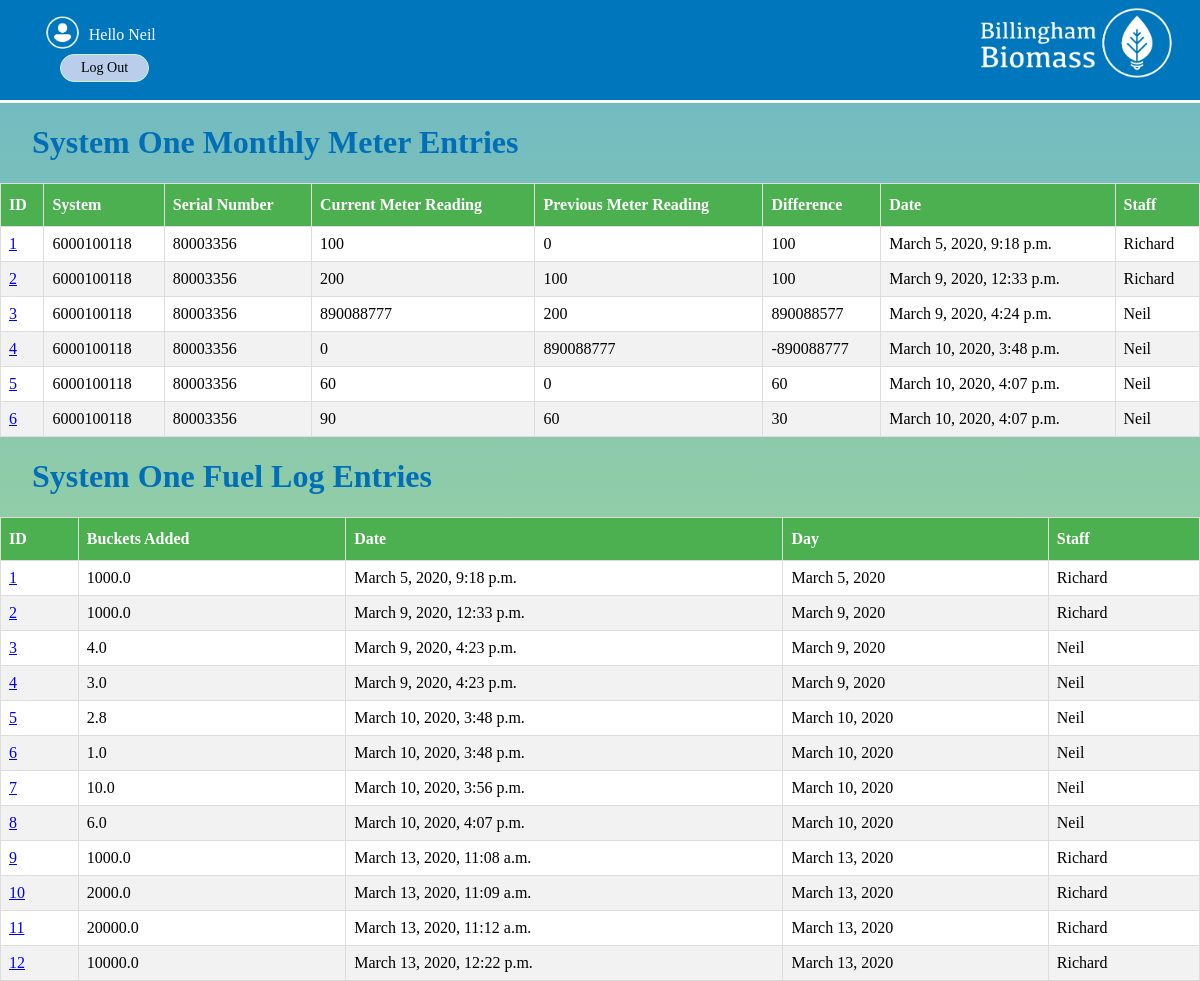
Page /systems/systemone (signed in) on the committed database.
### systems/models.py (models this page shows, shortened)
class monthlyMeterSystemOneMod(models.Model):
    system = models.CharField(max_length=50,default='6000100118')
    serial_number = models.CharField(max_length=50,default='80003356')
    current_meter_reading = models.IntegerField(default=0)
    previous_meter_reading = models.IntegerField(default=0)
    difference = models.IntegerField(null=True)
    notes = models.TextField(blank=True)
    date = models.DateTimeField(auto_now_add = True)
    day = models.DateField(auto_now_add = True)
    staff = models.ForeignKey(User,on_delete=models.CASCADE)

class FuelLogSystemOneMod(models.Model):
    buckets_added = models.DecimalField(max_digits=1000,decimal_places=1)
    date = models.DateTimeField(auto_now_add = True)
    day = models.DateField(auto_now_add = True)
    staff = models.ForeignKey(User,on_delete=models.CASCADE)
    thumb = models.ImageField(blank=True,null=True)

### systems/views.py (the view)
# urls.py: path('systemone',views.systemOne, name='systemone'),
@login_required(login_url="/accounts/login/")
def systemOne(request):
    entriesMonth = monthlyMeterSystemOneMod.objects.all().order_by('date')
    entriesFuel = FuelLogSystemOneMod.objects.all().order_by('date')
    return render(request,'systems/systemone.html',{'entriesMonth':entriesMonth,'entriesFuel':entriesFuel})

### systems/templates/systems/systemone.html
{% extends 'base_layout.html' %}
{% block content %}
<div class="monthly">
  <h1>System One Monthly Meter Entries</h1>
  <table>
    <thead>
    <th>ID</th>
    <th>System</th>
    <th>Serial Number</th>
    <th>Current Meter Reading</th>
    <th>Previous Meter Reading</th>
    <th>Difference</th>
    <th>Date</th>
    <th>Staff</th>
    </thead>
    <tbody>
  {% for entryMonth in entriesMonth %}
  <tr>
      <td><a href="{% url 'systems:idmonthlysystemone' id=entryMonth.id%}">{{entryMonth.id}}</a></td>
      <td>{{entryMonth.system}}</td>
      <td>{{entryMonth.serial_number}}</td>
      <td>{{entryMonth.current_meter_reading}}</td>
      <td>{{entryMonth.previous_meter_reading}}</td>
      <td>{{entryMonth.difference}}</td>
      <td>{{entryMonth.date}}</td>
      <td>{{entryMonth.staff}}</td>
      </tr>
    {% endfor %}
      </tbody>
    </table>
</div>
<div class="fuelLog">
  <h1>System One Fuel Log Entries</h1>
  <table>
    <thead>
    <th>ID</th>
    <th>Buckets Added</th>
    <th>Date</th>
    <th>Day</th>
    <th>Staff</th>
    </thead>
    <tbody>
  {% for entryFuel in entriesFuel %}
  <tr>
      <td><a href="{% url 'systems:idfuellogsystemone' id=entryFuel.id%}">{{entryFuel.id}}</a></td>
      <td>{{entryFuel.buckets_added}}</td>
      <td>{{entryFuel.date}}</td>
      <td>{{entryFuel.day}}</td>
      <td>{{entryFuel.staff}}</td>
      </tr>
    {% endfor %}
    </tbody>
</div>
{% endblock %}

### templates/base_layout.html (shortened to what this page needs)
{% load static from staticfiles %}
<!DOCTYPE html>
<html lang="en" dir="ltr">
  <head>
    <link rel="stylesheet" href="{% static 'styles.css'%}">
  </head>
  <body>
    <div class="head">
      <a href="{% url 'home' %}" ><img src="{% static 'Biomass.png' %}" class="logo" alt="Biomass-Logo" ></img></a>
    <nav class="navigation">
      <ul>
        {% if user.is_authenticated %}
        <li>
          <form class="logout-link" action="{% url 'accounts:logout' %}" method="post">
            <img class="loginimages" src="{%static 'User.png'%}" alt="user-img">
            Hello {{user}} <button type="submit"> Log Out </button>
          </form>
        </li>
        {% endif %}
      </ul>
    </nav>
</div>
    <div class="wrapper">
      {% block content %}
      {% endblock %}
    </div>
  </body>
</html>

### assets/styles.css (style rules this page uses)
* { font-family:"Kefa"; }
html { -webkit-tap-highlight-color:transparent; }
.head { background:rgb(0,118,188); height:100px; margin-top:-1em; border-bottom:3px solid white; }
.loginimages { height:2.5em; transform:translateY(30%); }
.monthly table , .fuelLog table { font-family: "Kefa"; border-collapse: collapse; width: 100%; background-color:white; }
.monthly td,th, .fuelLog td,th { border: 1px solid #ddd; padding: 8px; }
.monthly tr:nth-child(even), .fuelLog tr:nth-child(even) { background-color: #f2f2f2; }
.monthly th ,.fuelLog th { padding-top: 12px; padding-bottom: 12px; text-align: left; background-color: #4CAF50; color: white; }
@media only screen and (min-width: 751px) { .logo { position:block; z-index:2; float:right; top:0.5em; width:250px; height:auto; } }
@media only screen and (min-width: 751px) { .navigation li { position:block; z-index:1; float:left; list-style-type:none; bottom:3em; padding:0 2em 0 0; color:white; font-size:16px; } }
.navigation li button { border-radius:40px; color:white; padding: 5px 20px; text-align: center; text-decoration: none; display: block; font-size: 14px; margin: 10px 20px; transition-duration: 0.4s; cursor: pointer; }
.navigation li button { background-color:#bacdea; color: black; border: 1px solid #cff1d1; }
body { background:rgba(200,255,200,0.7) }
h1 { font-family: "Kefa"; color:#006fb7; margin-left:1em; }
html { height: 100%; }
body { background-image: linear-gradient(rgba(0, 111, 183, 0.5), rgba(142, 195, 60, 0.5)); height: 100%; margin: 0; background-repeat: no-repeat; background-attachment: fixed; }

### rows in the picture
monthlyMeterSystemOneMod: id "1", system "6000100118", serial_number "80003356", current_meter_reading "100", previous_meter_reading "0", difference "100", date "March 5, 2020, 9:18 p.m.", staff "Richard"
monthlyMeterSystemOneMod: id "2", system "6000100118", serial_number "80003356", current_meter_reading "200", previous_meter_reading "100", difference "100", date "March 9, 2020, 12:33 p.m.", staff "Richard"
monthlyMeterSystemOneMod: id "3", system "6000100118", serial_number "80003356", current_meter_reading "890088777", previous_meter_reading "200", difference "890088577", date "March 9, 2020, 4:24 p.m.", staff "Neil"
monthlyMeterSystemOneMod: id "4", system "6000100118", serial_number "80003356", current_meter_reading "0", previous_meter_reading "890088777", difference "-890088777", date "March 10, 2020, 3:48 p.m.", staff "Neil"
monthlyMeterSystemOneMod: id "5", system "6000100118", serial_number "80003356", current_meter_reading "60", previous_meter_reading "0", difference "60", date "March 10, 2020, 4:07 p.m.", staff "Neil"
monthlyMeterSystemOneMod: id "6", system "6000100118", serial_number "80003356", current_meter_reading "90", previous_meter_reading "60", difference "30", date "March 10, 2020, 4:07 p.m.", staff "Neil"
FuelLogSystemOneMod: id "1", buckets_added "1000.0", date "March 5, 2020, 9:18 p.m.", day "March 5, 2020", staff "Richard"
FuelLogSystemOneMod: id "2", buckets_added "1000.0", date "March 9, 2020, 12:33 p.m.", day "March 9, 2020", staff "Richard"
FuelLogSystemOneMod: id "3", buckets_added "4.0", date "March 9, 2020, 4:23 p.m.", day "March 9, 2020", staff "Neil"
FuelLogSystemOneMod: id "4", buckets_added "3.0", date "March 9, 2020, 4:23 p.m.", day "March 9, 2020", staff "Neil"
FuelLogSystemOneMod: id "5", buckets_added "2.8", date "March 10, 2020, 3:48 p.m.", day "March 10, 2020", staff "Neil"
FuelLogSystemOneMod: id "6", buckets_added "1.0", date "March 10, 2020, 3:48 p.m.", day "March 10, 2020", staff "Neil"
FuelLogSystemOneMod: id "7", buckets_added "10.0", date "March 10, 2020, 3:56 p.m.", day "March 10, 2020", staff "Neil"
FuelLogSystemOneMod: id "8", buckets_added "6.0", date "March 10, 2020, 4:07 p.m.", day "March 10, 2020", staff "Neil"
FuelLogSystemOneMod: id "9", buckets_added "1000.0", date "March 13, 2020, 11:08 a.m.", day "March 13, 2020", staff "Richard"
FuelLogSystemOneMod: id "10", buckets_added "2000.0", date "March 13, 2020, 11:09 a.m.", day "March 13, 2020", staff "Richard"
FuelLogSystemOneMod: id "11", buckets_added "20000.0", date "March 13, 2020, 11:12 a.m.", day "March 13, 2020", staff "Richard"
FuelLogSystemOneMod: id "12", buckets_added "10000.0", date "March 13, 2020, 12:22 p.m.", day "March 13, 2020", staff "Richard"

### other values in the picture
{{ user }} "Neil"
